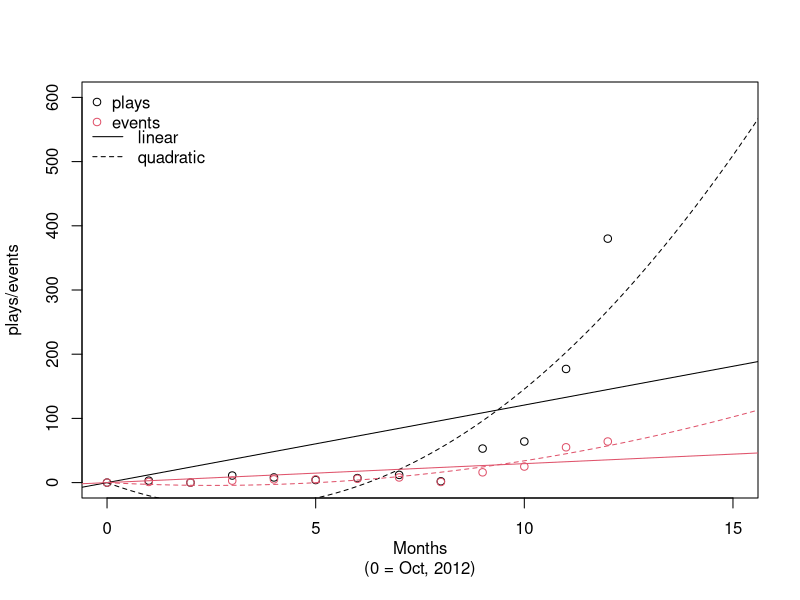

Source code (R):
t <- 0:12
months <- c(rep(c('Oct', 'Nov', 'Dec', 'Jan', 'Feb', 'Mar', 'Apr', 'May', 'Jun', 
				  'Jul', 'Aug', 'Sep'), 1), 'Oct')
events <- c(0, 1, 0, 3, 5, 5, 6, 8, 1, 16, 25, 55, 64)
plays <- c(0, 3, 0, 11, 8, 4, 7, 12, 2, 53, 64, 177, 380)

bill <- data.frame(t, months, events, plays)
attach(bill)

plot(plays ~ t, xlim=c(0, 15), ylim=c(0, 600), xlab='Months\n(0 = Oct, 2012)', 	
	 ylab='plays/events')
points(events ~ t, col=2)

pmod.lin <- lm(plays ~ t - 1)
summary(pmod.lin)
abline(pmod.lin)

pmod.q <- lm(plays ~ t + I(t^2) - 1)
summary(pmod.q)
xv <- seq(0, 16, 0.1)
yv <- coef(pmod.q)[1]*xv + coef(pmod.q)[2]*xv^2
lines(xv, yv, lty=2)

emod.lin <- lm(events ~ t - 1)
summary(emod.lin)
abline(emod.lin, col=2)

emod.q <- lm(events ~ t + I(t^2) - 1)
summary(emod.q)
xv <- seq(0, 16, 0.1)
yv <- coef(emod.q)[1]*xv + coef(emod.q)[2]*xv^2
lines(xv, yv, col=2, lty=2)

legend('topleft', pch=1, col=1:2, legend=c('plays', 'events'), bty='n')
legend(-0.7, 570, lty=1:2, legend=c('linear', 'quadratic'), bty='n')